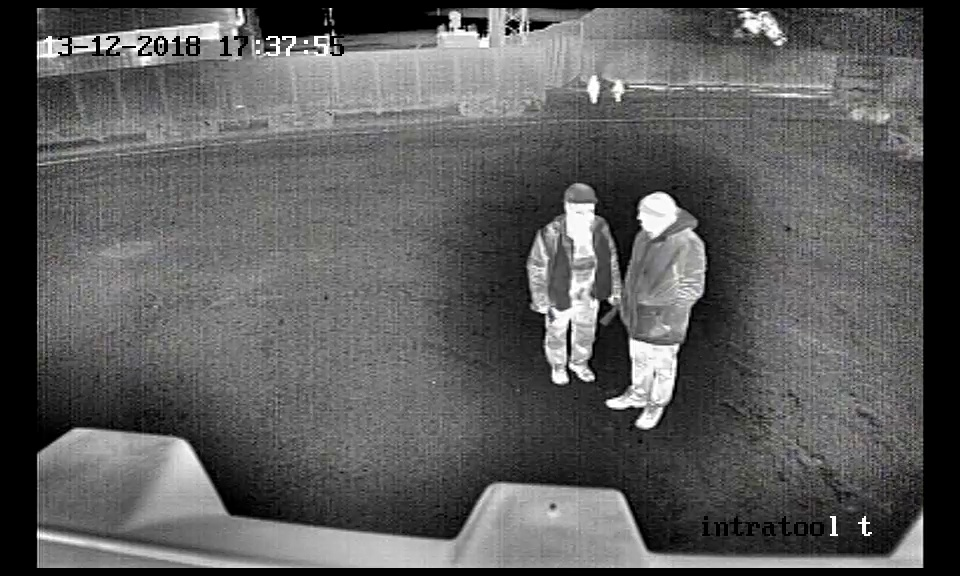
#> input picture VideoData/Frames/video_frame_1305.jpeg, 960 x 576 px
$ python -i people_detect.py   (imports and definitions only)
#> lines starting #> are read from the running program, lines starting #| are printed output that depends on the picture; after the words box and inside, x2 and y2 are one past the last pixel; in counts of white or black regions, pixels touching at a corner belong together
### auto_tsmo.py
import cv2
import otsu

def full_method(img, L=256, M=64):
    hist = cv2.calcHist(
        [img],
        channels=[0],
        mask=None,
        histSize=[L],
        ranges=[0, L]
    )
    thresholds = otsu.modified_TSMO(hist, M=M, L=L)
    masks = otsu.multithreshold(img, thresholds)
    return thresholds, masks

### otsu.py
import numpy as np


def multithreshold(img, thresholds):
    """Multithreshold a single-channel image using provided thresholds.

    Returns boolean mask indices.
    """
    masks = np.zeros((len(thresholds) + 1, img.shape[0], img.shape[1]), bool)
    for i, t in enumerate(sorted(thresholds)):
        masks[i+1] = (img > t)
    masks[0] = ~masks[1]
    for i in range(1, len(masks) - 1):
        masks[i] = masks[i] ^ masks[i+1]
    return masks


def otsu_method(hist):
    """
    Optimized implementation of Otsu's Method algorithm.

    Adapted from https://github.com/subokita/Sandbox/blob/master/otsu.py and the Matlab implementation on Wikipedia.
    """
    num_bins = hist.shape[0]
    total = hist.sum()
    sum_total = np.dot(range(0, num_bins), hist)

    weight_background = 0.0
    sum_background = 0.0

    optimum_value = 0
    maximum = -np.inf

    for t in range(0, num_bins):
        # background weight will be incremented, while foreground's will be reduced
        weight_background += hist.item(t)
        if weight_background == 0:
            continue
        weight_foreground = total - weight_background
        if weight_foreground == 0:
            break

        sum_background += t * hist.item(t)
        mean_foreground = (sum_total - sum_background) / weight_foreground
        mean_background = sum_background / weight_background

        inter_class_variance = weight_background * weight_foreground * \
            (mean_background - mean_foreground) ** 2

        # find the threshold with maximum variances between classes
        if inter_class_variance > maximum:
            optimum_value = t
            maximum = inter_class_variance
    return optimum_value, maximum


def otsu(hist):
    pos, val = otsu_method(hist)
    return pos


def normalised_histogram_binning(hist, M=32, L=256):
    """Normalised histogram binning"""
    norm_hist = np.zeros((M, 1), dtype=np.float32)
    N = L // M
    counters = [range(x, x+N) for x in range(0, L, N)]
    for i, C in enumerate(counters):
        norm_hist[i] = 0
        for j in C:
            norm_hist[i] += hist[j]
    norm_hist = (norm_hist / norm_hist.max()) * 100
    return norm_hist


def find_valleys(H):
    """Valley estimation on *H*, H should be normalised-binned-grouped histogram."""
    hsize = H.shape[0]
    probs = np.zeros((hsize, 1), dtype=int)
    costs = np.zeros((hsize, 1), dtype=float)
    for i in range(1, hsize-1):
        if H[i] > H[i-1] or H[i] > H[i+1]:
            probs[i] = 0
        elif H[i] < H[i-1] and H[i] == H[i+1]:
            probs[i] = 1
            costs[i] = H[i-1] - H[i]
        elif H[i] == H[i-1] and H[i] < H[i+1]:
            probs[i] = 3
            costs[i] = H[i+1] - H[i]
        elif H[i] < H[i-1] and H[i] < H[i+1]:
            probs[i] = 4
            costs[i] = (H[i-1] + H[i+1]) - 2*H[i]
        elif H[i] == H[i-1] and H[i] == H[i+1]:
            probs[i] = probs[i-1]
            costs[i] = probs[i-1]
    for i in range(1, hsize-1):
        if probs[i] != 0:
            # floor devision. if > 4 = 1, else 0
            probs[i] = (probs[i-1] + probs[i] + probs[i+1]) // 4
    valleys = [i for i, x in enumerate(probs) if x > 0]
    # if maximum is not None and maximum < len(valleys):
    # valleys = sorted(valleys, key=lambda x: costs[x])[0:maximum]
    return valleys


def valley_estimation(hist, M=32, L=256):
    """Valley estimation for histogram. L should be divisible by M."""
    # Normalised histogram binning
    norm_hist = normalised_histogram_binning(hist, M, L)
    valleys = find_valleys(norm_hist)
    return valleys


def threshold_valley_regions(hist, valleys, N):
    """Perform Otsu's method over estimated valley regions.

    Returns:
        list: thresholds ordered by greatest intra-class variance.
    """
    thresholds = []
    for valley in valleys:
        start_pos = (valley * N) - N
        end_pos = (valley + 2) * N
        h = hist[start_pos:end_pos]
        sub_threshold, val = otsu_method(h)
        thresholds.append((start_pos + sub_threshold, val))
    thresholds.sort(key=lambda x: x[1], reverse=True)
    thresholds, values = [list(t) for t in zip(*thresholds)]
    return thresholds


def modified_TSMO(hist, M=32, L=256):
    """Modified Two-Stage Multithreshold Otsu Method.

    Implemented based on description in:
    Huang, D. Y., Lin, T. W., & Hu, W. C. (2011).
    Automatic multilevel thresholding based on two-stage Otsu’s method with cluster determination by valley estimation.
    International Journal of Innovative Computing, Information and Control, 7(10), 56315644.

    Args:
       hist: Histogram of grayscale image.

    Returns:
        list: List of detected thresholds ordered by greatest intra-class variance.
    """

    N = L // M
    valleys = valley_estimation(hist, M, L)
    thresholds = threshold_valley_regions(hist, valleys, N)
    return thresholds

### people_detect.py
#!/usr/bin/env python
# coding: utf-8

# In[1]:


import itertools
import cv2
import otsu
import matplotlib.pyplot as plt
import numpy as np
import glob
import math
from PlotToImage import PlotToImage
from auto_tsmo import full_method
import time
import json
from sklearn.svm import LinearSVC
from joblib import dump, load
from feature_extraction import getFeaturesVector
from feature_extraction import getFeatures


# In[2]:


# [9 lines left out: functions ImShow, HistPlot, not called in this run]


# In[3]:


def symm(array, perc = .11):
    array /= np.max(array)

    pairs = []
    for i in range(len(array)):
        for j in range(i, min(i + len(array)//3, len(array))):
            if abs(array[i]-array[j]) < perc and (array[i] != 0 and array[j] != 0):
                pairs.append([i,j])
    sym = pairs

    new_dens = np.ones(len(array))

    for i in range(len(sym)):
        if (sym[i][0] + sym[i][1]) % 2 == 0:
            k = int(((sym[i][1] - sym[i][0])/2) + sym[i][0])
    #         print(k)
            new_dens[k] *= 1 + (array[k]/max(array))
        else:
            k = int((((sym[i][1] - sym[i][0])/2) - .5) + sym[i][0])
    #         print(k)
            new_dens[k] *= 1 + (array[k]/max(array))
            new_dens[k+1] *= 1 + (array[k]/max(array))

    return new_dens > 1


# In[4]:


def whiteDensity(im, n = 1, val = 254):
    new_im = cv2.threshold(im, val, 255, cv2.THRESH_BINARY)[1]
    den = [np.sum([np.sum([new_im[j,i] for j in range(im.shape[0])]) for i in range(k, k+n)]) for k in range(0, im.shape[1], n)]
    den /= np.max(den)
    return den


# In[5]:


def grayDensity(im, n = 1):
    new_im = im
    den = [np.sum([np.sum([new_im[j,i] for j in range(im.shape[0])]) for i in range(k, k+n)]) for k in range(0, im.shape[1], n)]
    den /= np.max(den)
    return den


# In[6]:


def isCorrect(reg):
    den = grayDensity(reg)
    min_val = den.min()
    int_val = reg.sum() / (reg.shape[0] * reg.shape[1])
  #  print(int_val)
    if min_val < 0.75:
        if int_val > 80:
            return True

    return False


# In[7]:


# from scipy.ndimage.filters import gaussian_filter1d as gauss
# def getImMask(im):
#     return gauss(whiteDensity(im, val = thresh_val), 5) > 0.01


# In[8]:


def getRegionsAndMasks(im, im_mask, return_regions = True):
    reg_masks = []
    mask = []
    for i, s in enumerate(im_mask):
        if s:
            mask.extend([i])
        else:
            if len(mask) > 5:
                reg_masks.append(mask)
            mask = []
    if len(mask) > 5:
        reg_masks.append(mask)
    if not return_regions:
        return reg_masks
    regions = [np.array([[im[i,j] for j in mask] for i in range(im.shape[0])], dtype=np.uint8) for mask in reg_masks]
    return regions, reg_masks


# In[9]:


# [2 lines not run here, left out]

# In[10]:


def getRects(regions, reg_masks):
    filtered_cnts = []
    for i, reg in enumerate(regions):
        thresholds, masks = full_method(reg, L = 2**8, M=128)
        thresh = (((masks[-2]+masks[-1])*255)).astype(np.uint8)
        kernel = np.ones((3,3), np.uint8)
        thresh = cv2.dilate(thresh, kernel, iterations=10)

        contours, hierarchy = cv2.findContours(thresh, cv2.RETR_EXTERNAL, cv2.CHAIN_APPROX_SIMPLE)
        for cnt in contours:
            x,y,w,h = cv2.boundingRect(cnt)
            if not (w > 10 and h > 20 and h / w > 0.5 and h / w < 3):
                continue
            if not isCorrect(reg[y:y+h,x:x+w]):
                continue
            x += reg_masks[i][0]
            filtered_cnts.append([x,y,w,h])

    return filtered_cnts

def filterRects(im_path, rects, video_or_FLIR):
    '''
    true_rects = []
    for rect in rects:
        x,y,w,h = rect
        img = frame[y:y+h,x:x+w]
        preds = net_predict_image(img)
        if len(preds) != 0:
            true_rects.append(preds)
    return true_rects
    '''
    if video_or_FLIR == 'video':
        model = video_model
    elif video_or_FLIR == 'FLIR':
        model = FLIR_model
    else:
        model = None
    true_rects = []
    for rect in rects:
        if bool(model.predict(getFeatures((im_path, rect), True, True))):
            true_rects.append(rect)
    return true_rects


# In[11]:


# [17 lines left out: functions drawContours, drawRects, saveRects, not called in this run]


# In[21]:


def main(im_path, result):
 #  print('main')
#> called with im_path = 'VideoData/Frames/video_frame_1305.jpeg', result = 'out.png'
    frame = cv2.imread(im_path)
#> frame is the input picture: shape (576, 960, 3); mean B, G, R 91.9, 92, 92.1
    im = cv2.cvtColor(frame, cv2.COLOR_BGR2GRAY)

    thresholds, masks = full_method(im, L = 2**8, M=128)
#> in full_method, `hist = cv2.calcHist( [img], channels=[0], mask=None, histSize=[L], ran..`: hist = 256 values, max 59160 at index 0, min 144 at index 234, mean 2160
#> after the loop in normalised_histogram_binning, `for i, C in enumerate(counters):`: norm_hist = 128 values, max 62132 at index 0, min 302 at index 120, mean 4320
#> in normalised_histogram_binning, `norm_hist = (norm_hist / norm_hist.max()) * 100`: norm_hist = 128 values, max 100 at index 0, min 0.486 at index 120, mean 6.95
#> after the loop in find_valleys, `for i in range(1, hsize-1):`: costs = 128 values, max 4.06 at index 56, min 0 at index 0, mean 0.379; probs = 128 values, max 4 at index 3, min 0 at index 0, mean 1
#> after the loop in find_valleys, `for i in range(1, hsize-1):`: probs = 128 values, max 1 at index 3, min 0 at index 0, mean 0.258
#> in find_valleys, `valleys = [i for i, x in enumerate(probs) if x > 0]`: valleys = 33 values from 3 to 126
#> the loop in threshold_valley_regions, `for valley in valleys:` made 33 passes
#> (valley, start_pos, end_pos, h, total in otsu_method, sum_total in otsu_method, val) on passes 1 to 5: (3, 4, 10, [465, 406, 349, 285, 347, 375], 2227, [5222], [12458332]), (17, 32, 38, [1993, 1995, 1939, 1782, 1989, 2359], 12057, [30970], [349885219.7]), (21, 40, 46, [2523, 2440, 2239, 2425, 2850, 2959], 15436, [40388], [571462297.7]), (24, 46, 52, [3014, 2873, 2557, 2342, 2648, 2999], 16433, [40600], [663578456.1]), (28, 54, 60, [2829, 2562, 2388, 2486, 2654, 2816], 15735, [39492], [594057955.4])
#> after the loop in threshold_valley_regions, `for valley in valleys:`: thresholds = 33 items, first 6: (6, [12458332]), (34, [349885219.7]), (42, [571462297.7]), (48, [663578456.1]), (56, [594057955.4]), (62, [577979507])
#> in threshold_valley_regions, `thresholds, values = [list(t) for t in zip(*thresholds)]`: thresholds = 33 values, max 252 at index 23, min 6 at index 25, mean 139.4; values = 33 items, first 6: [2.83e+09], [2.61e+09], [1.98e+09], [1.94e+09], [1.17e+09], [1.16e+09]
#> the loop in multithreshold, `for i, t in enumerate(sorted(thresholds)):` made 33 passes
#> t on passes 1 to 8: 6, 34, 42, 48, 56, 62, 70, 76
#> the loop in multithreshold, `for i in range(1, len(masks) - 1):` made 32 passes
    N = 8
    thresh_val = thresholds[-1]
#> thresh_val = 230
    den = whiteDensity(im, n = N, val = thresh_val)
#> in whiteDensity, `new_im = cv2.threshold(im, val, 255, cv2.THRESH_BINARY)[1]`:
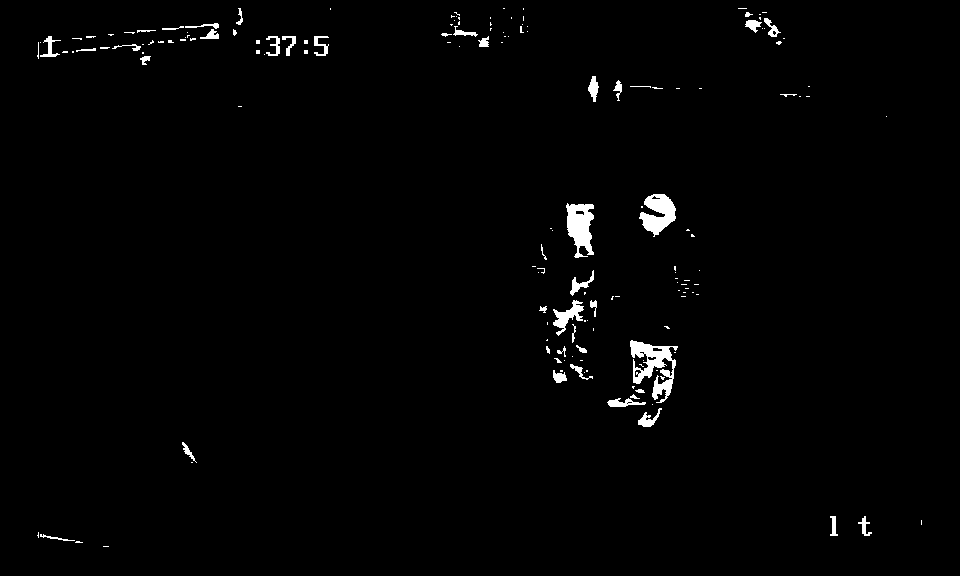
#> new_im: shape (576, 960); 1.4% white; 160 white regions (116 under 20 px), largest, box (x1, y1, x2, y2) and area: (630, 340, 678, 403) 1307, (566, 203, 594, 258) 1011, (639, 194, 676, 237) 931
#> in whiteDensity, `den = [np.sum([np.sum([new_im[j,i] for j in range(im.shape[0])]) for i..`: den = 120 values, max 154785 at index 82, min 0 at index 0, mean 15941.8
#> in whiteDensity, `den /= np.max(den)`: den = 120 values, max 1 at index 82, min 0 at index 0, mean 0.103

    sym = symm(den, 0.1)
#> in symm, `array /= np.max(array)`: array has the same summary as den in whiteDensity
#> the loop in symm, `for i in range(len(array)):` made 120 passes
#> after the loop in symm, `for i in range(len(array)):`: pairs = 1243 pairs, first value 4 to 115, second value 4 to 115
#> in symm, `sym = pairs`: sym has the same summary as pairs
#> in symm, `new_dens = np.ones(len(array))`: new_dens = 120 values from 1 to 1
#> the loop in symm, `for i in range(len(sym)):` made 1243 passes
#> k on passes 1 to 8: 4, 4, 5, 6, 6, 7, 7, 8
#> after the loop in symm, `for i in range(len(sym)):`: new_dens = 120 values, max 36158119.8 at index 81, min 1 at index 0, mean 316499.3
    sym = np.array([[sym[i] for j in range(N)] for i in range(len(sym))]).reshape(-1,)
    sym_im = np.array([[im[i,j] for j in range(im.shape[1])]*sym for i in range(im.shape[0])], dtype = np.uint8)
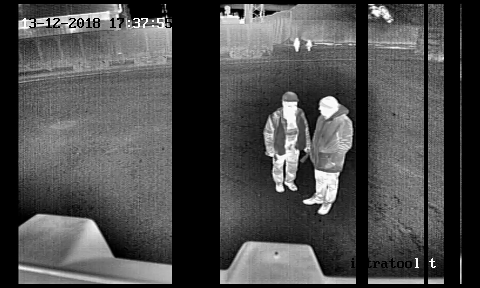
#> sym_im: shape (576, 960) (shown at 1/2 size); min 0, max 255, mean 75.6

    regions, reg_masks = getRegionsAndMasks(im, sym)
#> the loop in getRegionsAndMasks, `for i, s in enumerate(im_mask):` made 960 passes
#> s on passes 1 to 3: False, False, False
#> after the loop in getRegionsAndMasks, `for i, s in enumerate(im_mask):`: reg_masks = 5 items
#> regions = 5 items; reg_masks = 5 items
    rects = getRects(regions, reg_masks)
#> the loop in getRects, `for i, reg in enumerate(regions):` made 5 passes
#> pass 1, in getRects, `thresh = (((masks[-2]+masks[-1])*255)).astype(np.uint8)`:
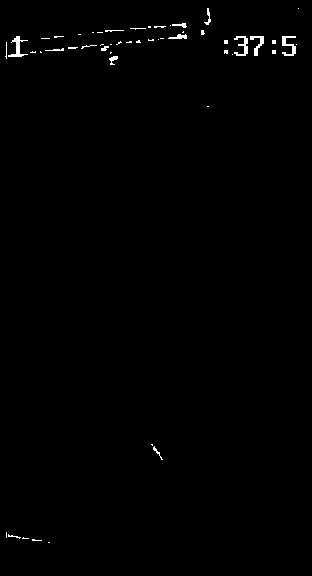
#> thresh: shape (576, 312); 0.64% white; 51 white regions (37 under 20 px), largest, box (x1, y1, x2, y2) and area: (8, 36, 28, 57) 142, (282, 36, 296, 56) 136, (234, 36, 248, 56) 128
#> pass 1, in getRects, `thresh = cv2.dilate(thresh, kernel, iterations=10)`:
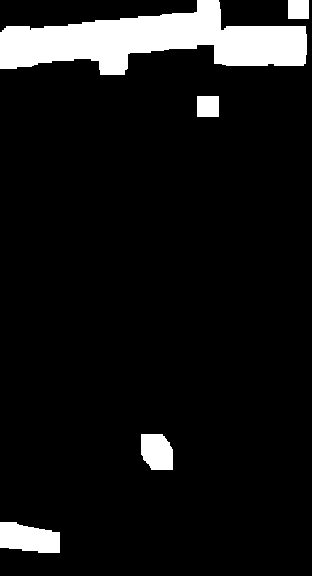
#> thresh: shape (576, 312); 8.8% white; 5 white regions, box (x1, y1, x2, y2) and area: (0, 0, 307, 75) 12418, (0, 522, 60, 553) 1457, (141, 434, 173, 470) 994, (197, 96, 219, 117) 462, (288, 0, 309, 19) 399
#> pass 1, in grayDensity, `new_im = im`:
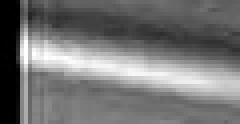
#> new_im: shape (31, 60) (shown 4 times larger); min 0, max 255, mean 116.1
#> pass 1, in grayDensity (call 2), `new_im = im`:
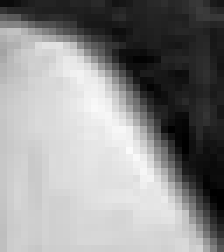
#> new_im: shape (36, 32) (shown 7 times larger); min 0, max 250, mean 141.6
    rects = filterRects(im_path, rects, 'video')
    drawRects(frame, rects)

    if result == 'IMAGE' or result == 'COUNT_IMG':
        cv2.imwrite('result.jpeg', frame)
    if result == 'CONTOURS' or result == 'COUNT_IMG':
         print(*rects)


# In[24]:


# im_path = r'C:\Users\Yuriy\Google\VideoData\Frames\video_frame_1305.jpeg'
# main(im_path)


# In[26]:
#print ('a')

import sys

# [28 lines not run here, left out]

 #   print('success')


# In[ ]:

#> (the run stopped early here; a loop or call above may not have finished)

$ run again, on VideoData/Frames/video_frame_1021.jpeg
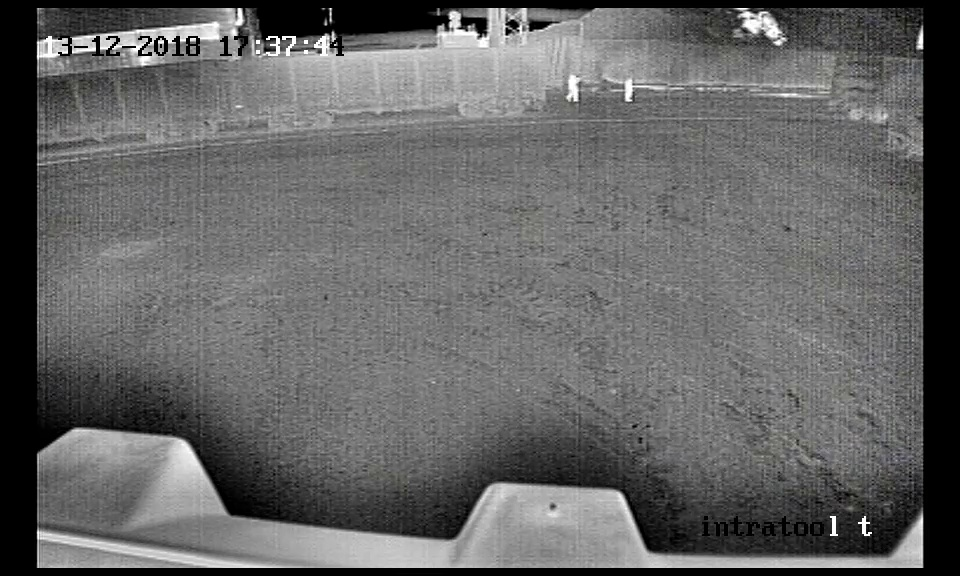
#> input picture VideoData/Frames/video_frame_1021.jpeg, 960 x 576 px
#> in main, frame is the input picture: shape (576, 960, 3); mean B, G, R 100.7, 100.8, 100.8
#> hist = 256 values, max 59237 at index 0, min 38 at index 239, mean 2160
#> after the loop in normalised_histogram_binning, `for i, C in enumerate(counters):`: norm_hist = 128 values, max 61792 at index 0, min 89 at index 119, mean 4320
#> in normalised_histogram_binning, `norm_hist = (norm_hist / norm_hist.max()) * 100`: norm_hist = 128 values, max 100 at index 0, min 0.144 at index 119, mean 6.99
#> after the loop in find_valleys, `for i in range(1, hsize-1):`: costs = 128 values, max 6.03 at index 56, min 0 at index 0, mean 0.248; probs = 128 values, max 4 at index 3, min 0 at index 0, mean 0.938
#> after the loop in find_valleys, `for i in range(1, hsize-1):`: probs = 128 values, max 1 at index 3, min 0 at index 0, mean 0.234
#> in find_valleys, `valleys = [i for i, x in enumerate(probs) if x > 0]`: valleys = 30 values from 3 to 122
#> the loop in threshold_valley_regions, `for valley in valleys:` made 30 passes
#> (valley, start_pos, end_pos, h, total in otsu_method, sum_total in otsu_method, val) on passes 1 to 5: (3, 4, 10, [400, 317, 252, 224, 274, 325], 1792, [4214], [8555931.4]), (7, 12, 18, [335, 312, 303, 325, 415, 475], 2165, [5928], [11505032.2]), (10, 18, 24, [495, 507, 495, 487, 548, 664], 3196, [8470], [24508045.2]), (13, 24, 30, [727, 721, 704, 707, 676, 786], 4321, [10884], [43338921.3]), (17, 32, 38, [1057, 1029, 988, 941, 1043, 1081], 6139, [15405], [88691084.6])
#> after the loop in threshold_valley_regions, `for valley in valleys:`: thresholds = 30 items, first 6: (6, [8555931.4]), (14, [11505032.2]), (20, [24508045.2]), (26, [43338921.3]), (34, [88691084.6]), (42, [111125594.5])
#> in threshold_valley_regions, `thresholds, values = [list(t) for t in zip(*thresholds)]`: thresholds = 30 values, max 244 at index 28, min 6 at index 22, mean 127.6; values = 30 items, first 6: [7.69e+09], [6.53e+09], [1.53e+09], [251726081.7], [229217652.7], [180972093.2]
#> the loop in multithreshold, `for i, t in enumerate(sorted(thresholds)):` made 30 passes
#> t on passes 1 to 8: 6, 14, 20, 26, 34, 42, 48, 56
#> the loop in multithreshold, `for i in range(1, len(masks) - 1):` made 29 passes
#> thresh_val = 238
#> in whiteDensity, `new_im = cv2.threshold(im, val, 255, cv2.THRESH_BINARY)[1]`:
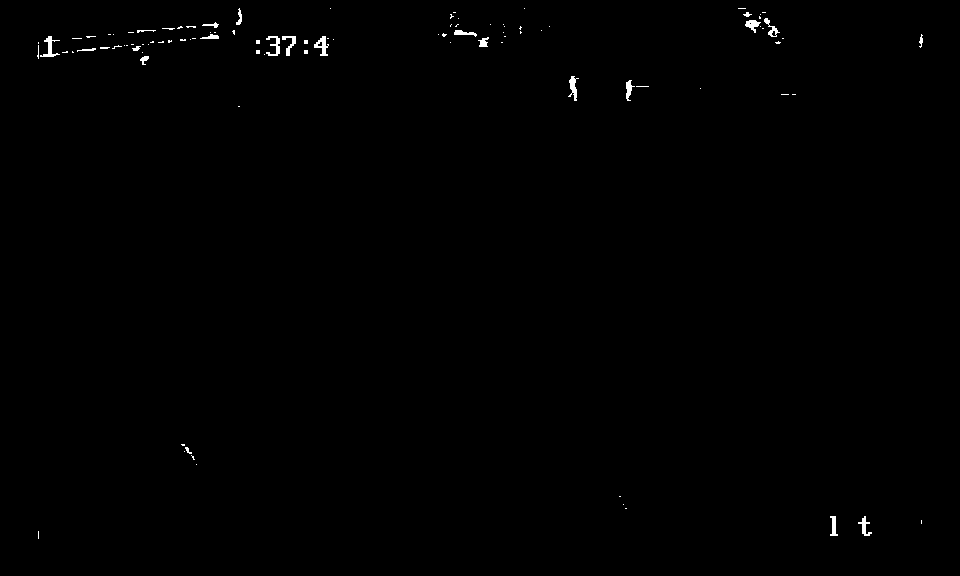
#> new_im: shape (576, 960); 0.37% white; 100 white regions (78 under 20 px), largest, box (x1, y1, x2, y2) and area: (40, 36, 60, 57) 141, (314, 36, 329, 56) 139, (266, 36, 280, 56) 128
#> in whiteDensity, `den = [np.sum([np.sum([new_im[j,i] for j in range(im.shape[0])]) for i..`: den = 120 values, max 28560 at index 71, min 0 at index 0, mean 4392.4
#> in whiteDensity, `den /= np.max(den)`: den = 120 values, max 1 at index 71, min 0 at index 0, mean 0.154
#> array has the same summary as den in whiteDensity
#> the loop in symm, `for i in range(len(array)):` made 120 passes
#> after the loop in symm, `for i in range(len(array)):`: pairs = 535 pairs, first value 4 to 115, second value 4 to 115
#> sym has the same summary as pairs
#> in symm, `new_dens = np.ones(len(array))`: new_dens = 120 values from 1 to 1
#> the loop in symm, `for i in range(len(sym)):` made 535 passes
#> k on passes 1 to 8: 4, 4, 6, 7, 7, 10, 11, 12
#> after the loop in symm, `for i in range(len(sym)):`: new_dens = 120 values, max 1229.3 at index 17, min 1 at index 0, mean 25.87
#> the loop in getRegionsAndMasks, `for i, s in enumerate(im_mask):` made 960 passes
#> s on passes 1 to 3: False, False, False
#> after the loop in getRegionsAndMasks, `for i, s in enumerate(im_mask):`: reg_masks = 9 items
#> the loop in getRects, `for i, reg in enumerate(regions):` made 9 passes
#> pass 1, in grayDensity (call 3), `new_im = im`:
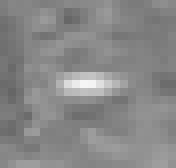
#> new_im: shape (21, 22) (shown 8 times larger); min 102, max 245, mean 135.7
